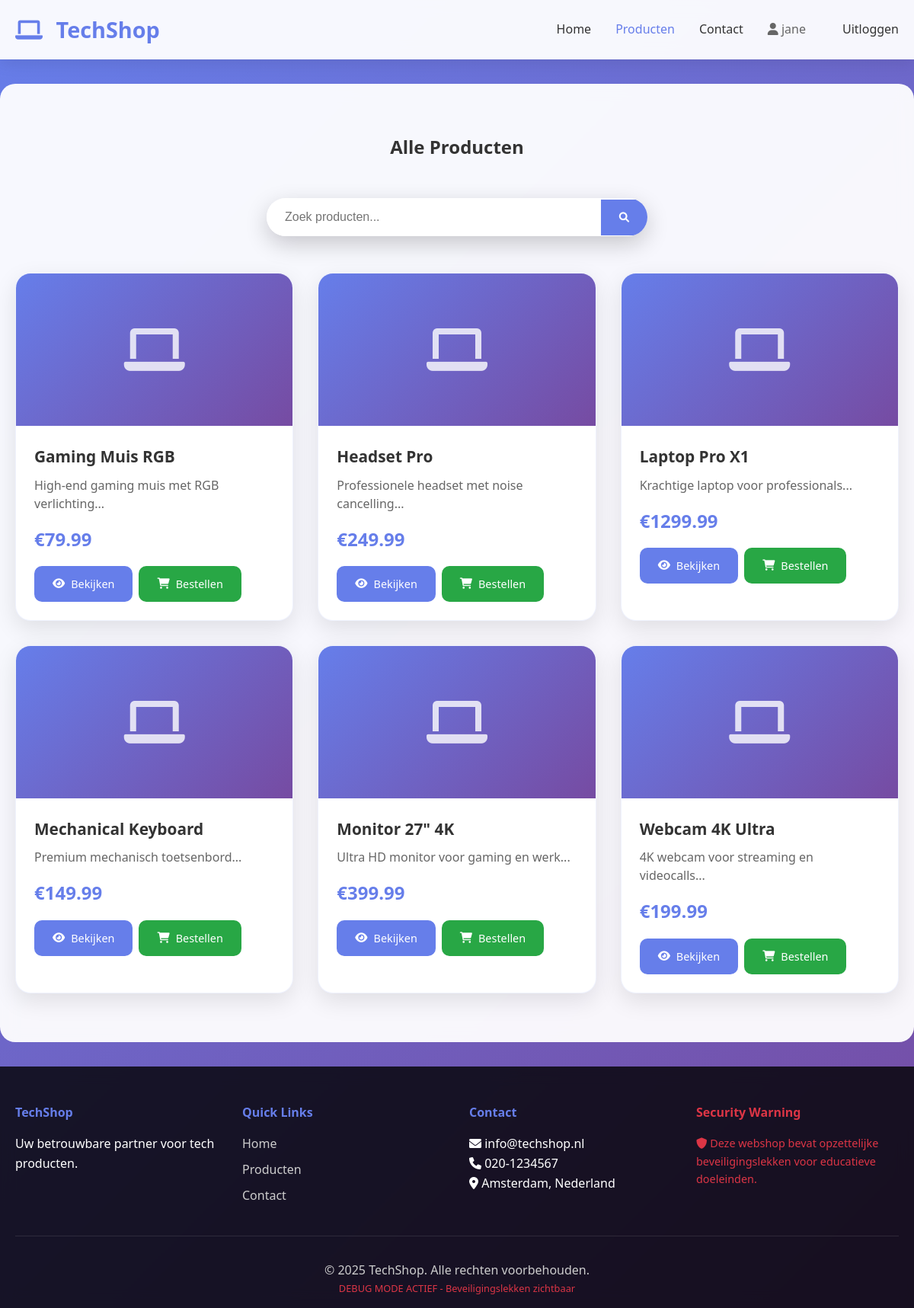
The app's page /products.php (signed in) with its own data.
### tables this page shows
CREATE TABLE products (
    id INT AUTO_INCREMENT PRIMARY KEY,
    name VARCHAR(100) NOT NULL,
    description TEXT,
    price DECIMAL(10,2) NOT NULL,
    stock INT DEFAULT 0,
    image_url VARCHAR(255),
    created_at TIMESTAMP DEFAULT CURRENT_TIMESTAMP
);

### config.php (called while the page is built, shortened)
<?php
$host = "localhost";
$user = "root";
$password = "";
$dbname = "webshop";
$conn = new mysqli($host, $user, $password, $dbname);
function executeQuery($query) {
    global $conn;
    $result = $conn->query($query);
    return $result;
}
?>

### products.php (the view, shortened to what this page needs)
<?php
require_once 'config.php';
$search = $_GET['search'] ?? '';
if ($search) {
    $query = "SELECT * FROM products WHERE name LIKE '%$search%' OR description LIKE '%$search%'";
} else {
    $query = "SELECT * FROM products ORDER BY name";
}
$result = executeQuery($query);
include 'includes/header.php';
?>
    <section class="products-section" style="margin-top: 2rem;">
        <div class="container">
            <h2 style="text-align: center; margin-bottom: 3rem;">
                <?php echo $search ? "Zoekresultaten voor: " . $search : "Alle Producten"; ?>
            </h2>
            <div style="text-align: center; margin-bottom: 3rem;">
                <form method="GET" class="search-form">
                    <input type="text" name="search" placeholder="Zoek producten..."
                           value="<?php echo $search; ?>">
                    <button type="submit"><i class="fas fa-search"></i></button>
                </form>
            </div>
            <div class="products-grid">
                <?php while ($product = $result->fetch_assoc()): ?>
                    <div class="product-card">
                        <div class="product-image">
                            <i class="fas fa-laptop product-icon"></i>
                        </div>
                        <div class="product-info">
                            <h4><?php echo $product['name']; ?></h4>
                            <p><?php echo substr($product['description'], 0, 100); ?>...</p>
                            <div class="product-price">€<?php echo $product['price']; ?></div>
                            <div class="product-actions">
                                <a href="product.php?id=<?php echo $product['id']; ?>" class="btn btn-primary">
                                    <i class="fas fa-eye"></i> Bekijken
                                </a>
                                <a href="order.php?product_id=<?php echo $product['id']; ?>" class="btn btn-success">
                                    <i class="fas fa-shopping-cart"></i> Bestellen
                                </a>
                            </div>
                        </div>
                    </div>
                <?php endwhile; ?>
            </div>
        </div>
    </section>
<?php include 'includes/footer.php'; ?>

### styles.css (style rules this page uses)
* { margin: 0; padding: 0; box-sizing: border-box; }
body { font-family: 'Segoe UI', Tahoma, Geneva, Verdana, sans-serif; line-height: 1.6; color: #333; background: linear-gradient(135deg, #667eea 0%, #764ba2 100%); min-height: 100vh; }
.container { max-width: 1200px; margin: 0 auto; padding: 0 20px; }
.search-form { display: flex; max-width: 500px; margin: 2rem auto; background: white; border-radius: 50px; overflow: hidden; box-shadow: 0 10px 30px rgba(0,0,0,0.2); align-items: center; }
.search-form input[type="text"] { flex: 1; padding: 1rem 1.5rem; border: none; outline: none; font-size: 1rem; }
.search-form button { padding: 1rem 1.5rem; background: #667eea; color: white; border: none; cursor: pointer; transition: background 0.3s ease; }
.products-section { padding: 4rem 0; background: rgba(255, 255, 255, 0.95); backdrop-filter: blur(10px); margin: 2rem 0; border-radius: 20px; }
.products-grid { display: grid; grid-template-columns: repeat(auto-fit, minmax(300px, 1fr)); gap: 2rem; }
.product-card { background: white; border-radius: 20px; overflow: hidden; box-shadow: 0 10px 30px rgba(0,0,0,0.1); transition: all 0.3s ease; border: 1px solid rgba(102, 126, 234, 0.1); }
.product-image { height: 200px; background: linear-gradient(135deg, #667eea, #764ba2); display: flex; align-items: center; justify-content: center; position: relative; overflow: hidden; }
.product-icon { font-size: 4rem; color: white; opacity: 0.8; }
.product-info { padding: 1.5rem; }
.product-info h4 { font-size: 1.3rem; margin-bottom: 0.5rem; color: #333; font-weight: 600; }
.product-info p { color: #666; margin-bottom: 1rem; line-height: 1.5; }
.product-price { font-size: 1.5rem; font-weight: 700; color: #667eea; margin-bottom: 1rem; }
.product-actions { display: flex; gap: 0.5rem; flex-wrap: wrap; }
.btn { display: inline-flex; align-items: center; gap: 0.5rem; padding: 0.75rem 1.5rem; border: none; border-radius: 10px; text-decoration: none; font-weight: 500; transition: all 0.3s ease; cursor: pointer; font-size: 0.9rem; text-align: center; justify-content: center; }
.btn-primary { background: #667eea; color: white; }
.btn-success { background: #28a745; color: white; }

### records on screen
products: name "Gaming Muis RGB", description "High-end gaming muis met RGB verlichting", price "79.99"
products: name "Headset Pro", description "Professionele headset met noise cancelling", price "249.99"
products: name "Laptop Pro X1", description "Krachtige laptop voor professionals", price "1299.99"
products: name "Mechanical Keyboard", description "Premium mechanisch toetsenbord", price "149.99"
products: name "Monitor 27\" 4K", description "Ultra HD monitor voor gaming en werk", price "399.99"
products: name "Webcam 4K Ultra", description "4K webcam voor streaming en videocalls", price "199.99"

### other values on screen
$_SESSION['username'] "jane"
